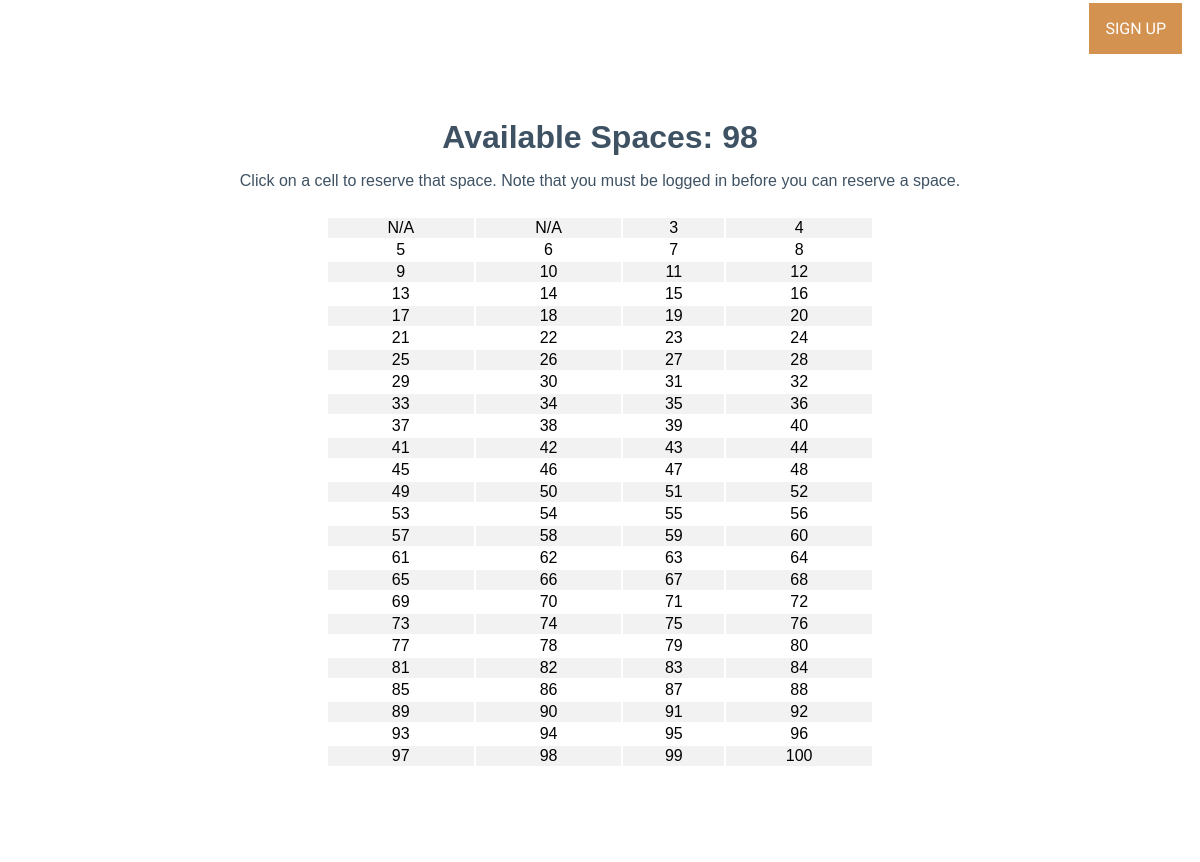
Page /marina/boatspaces/ on the earlier database version.
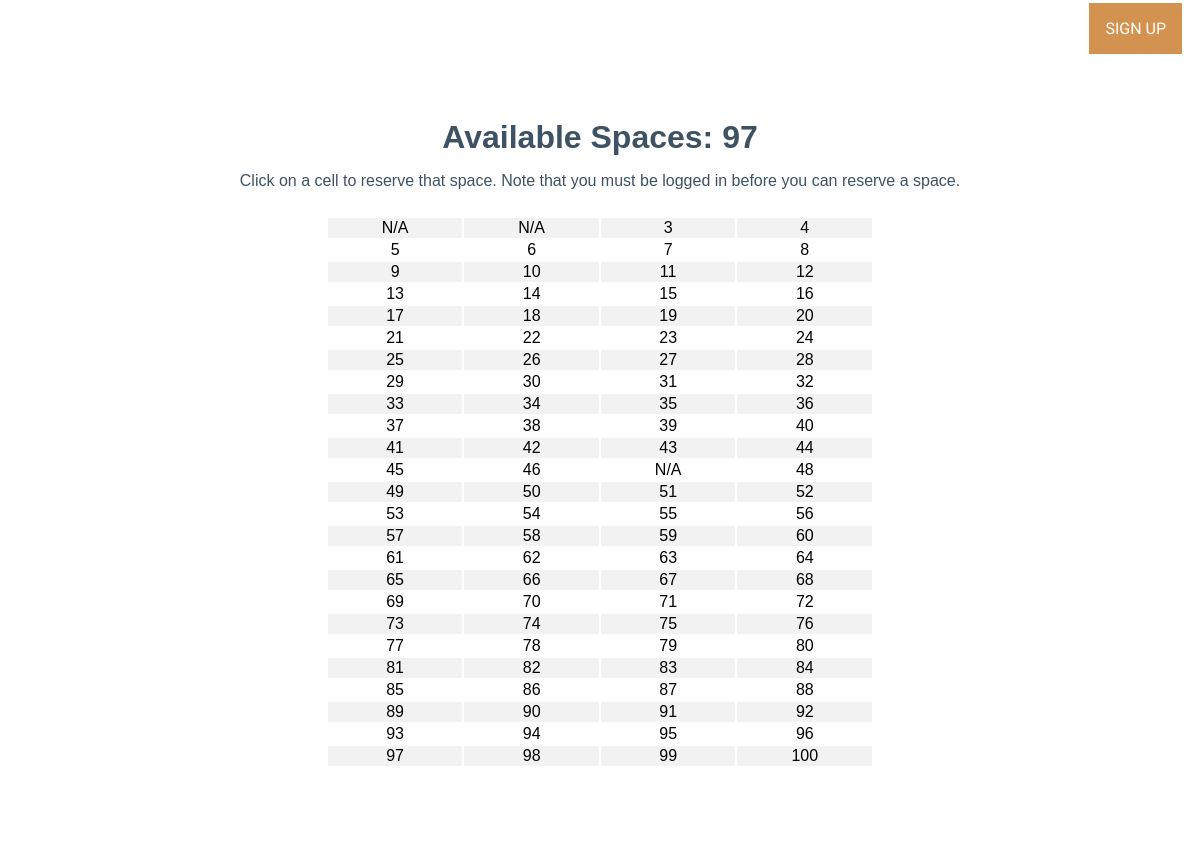
Same page on the later database version.
### marina/models.py (models this page shows, shortened)
class BoatSpace(models.Model):
    availability_status = models.BooleanField(default=True)
    reserve_start = models.DateField(null=True, blank=True)
    reserve_end = models.DateField(null=True, blank=True)
    boat = models.ForeignKey(Boat, null=True, on_delete=models.SET_NULL)

### marina/views.py (the view)
# urls.py: path('boatspaces/', views.BoatSpaceListView.as_view(), name='boatspace-list'),
class BoatSpaceListView(generic.ListView):
    model = BoatSpace
    template_name = 'marina/boatspace_list.html'
    def get_context_data(self, **kwargs):
        context = super().get_context_data(**kwargs)
        context['available_boats_count'] = self.get_available_boats_count()
        return context
    def get_available_boats_count(self):
        return BoatSpace.objects.filter(availability_status=True).count()

### marina/templates/marina/boatspace_list.html (shortened to what this page needs)
{% extends 'marina/base.html' %}
{% load static %}
{% block extrahead %}
<link rel="stylesheet" href="{% static "marina/css/boatspaces.css" %}">
{% endblock %}
{% block content %}
<div class="outside">
  <h1>Available Spaces: {{ available_boats_count }} </h1>
  <p id="note">Click on a cell to reserve that space. Note that you must be logged in before you can reserve a space.</p>
    <table>
      {% for boatspace in boatspace_list %}
        {% if forloop.counter0|divisibleby:4 %}
          <tr>
        {% endif %}
        {% if boatspace.availability_status %}
          <td>
            {% if user.is_authenticated %}
              <a href="{% url 'edit_boatspace' boatspace_id=boatspace.id %}">{{ boatspace.id }}</a>
            {% else %}
              {{ boatspace.id }}
            {% endif %}
          </td>
        {% else %}
          <td>N/A</td>
        {% endif %}
        {% if forloop.counter|divisibleby:4 or forloop.last %}
          </tr>
        {% endif %}
      {% endfor %}
    </table>
  <br></br>
</div>
{% endblock %}

### marina/templates/marina/base.html (shortened to what this page needs)
{% load static %}
<!DOCTYPE html>
<html lang="en">
<head>
    {% block head %}
        <link rel="stylesheet" href="{% static "marina/css/styles.css" %}">
        {% block extrahead %}{% endblock %}
    {% endblock %}
</head>
<body>
    <div class="navigation">
    {% block sidebar %}
        <nav role="navigation">
            {% if user.is_authenticated %}
                <ul>
                    <li id="log-out"><a href="{% url 'logout' %}">LOG OUT</a></li>
                    <li><a href="{% url 'profile' %}">{{ user.username|capfirst|upper }}</a></li>
            {% else %}
                    <li id="new-acc"><a href="{% url 'signup' %}">SIGN UP</a></li>
                    <li><a href="{% url 'login' %}">LOG IN</a></li>
            {% endif %}
                    <li><a href="{% url 'boatspace-list' %}">RESERVATIONS</a></li>
                    <li><a href="{% url 'index' %}">HOME</a></li>
        </nav>
    {% endblock %}
    </div>
    <div class="content">
        {% block content %}{% endblock %}
    </div>
</body>
</html>

### marina/static/marina/css/styles.css (style rules this page uses)
html { background-size: cover; padding: 0; margin: 0; border: 0; }
body { display: flex; flex-direction: column; }
.navigation nav li { display: inline; float: right; margin-right: 10px; font-family: 'Roboto', sans-serif; padding: 1em; position: relative; bottom: 5px; }
a:link, a:visited { color: white; text-decoration: none; }
#new-acc, #log-out { background-color: rgb(212, 146, 81); }

### marina/static/marina/css/boatspaces.css (style rules this page uses)
.content { display: flex; flex-direction: column; align-items: center; position: relative; min-height: 100vh; font-family: Arial, Arial, Helvetica, sans-serif; }
.outside { display: flex; flex-direction: column; background-color: white; padding-bottom: 20px; border-radius: 10px; width: 80%; margin-top: 20px; align-items: center; }
h1 { color: rgb(62, 82, 100); position: relative; font-family: Arial, Helvetica, sans-serif; font-size: 2em; margin: 0; padding: 40px 40px 0 40px; }
table { padding: 10px; width: 60%; text-align: center; }
td, th { border-bottom: 1px; }
tr:nth-child(odd) { background-color: #f2f2f2;; }
tr:nth-child(even) { background-color: white; }
#note { color: rgb(62, 82, 100); padding: 0px 40px 0px 40px; }

Differences in the rows shown:
changed BoatSpace (number 47 of 100 on the later page): id "47" → (not shown); now shows "N/A"
Other differences:
{{ available_boats_count }}: "98" → "97"
